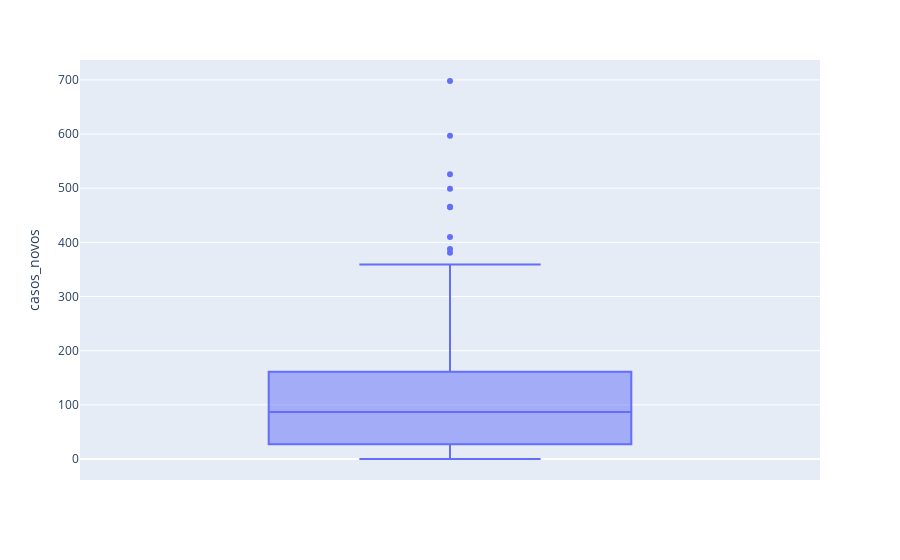

Notebook source saved alongside this figure:
### Markdown cell above
Agora Guarulhos

### Code cell
grafico = px.box(covid_guarulhos, y='casos_novos')
grafico.show()

### Figure 1 — Plotly figure (JSON) as saved in the notebook; plotly's stock layout.template omitted (floating-point values rounded to 4 significant figures; data arrays with more than 128 entries replaced by an {"elided": "..."} marker saying what was removed)
{"data": [{"alignmentgroup": "True", "hovertemplate": "casos_novos=%{y}<extra></extra>", "legendgroup": "", "marker": {"color": "#636efa"}, "name": "", "notched": false, "offsetgroup": "", "orientation": "v", "showlegend": false, "type": "box", "x0": " ", "xaxis": "x", "y": {"elided": "579 int values"}, "y0": " ", "yaxis": "y"}], "layout": {"boxmode": "group", "legend": {"tracegroupgap": 0}, "margin": {"t": 60}, "xaxis": {"anchor": "y", "domain": [0, 1]}, "yaxis": {"anchor": "x", "domain": [0, 1], "title": {"text": "casos_novos"}}}}
